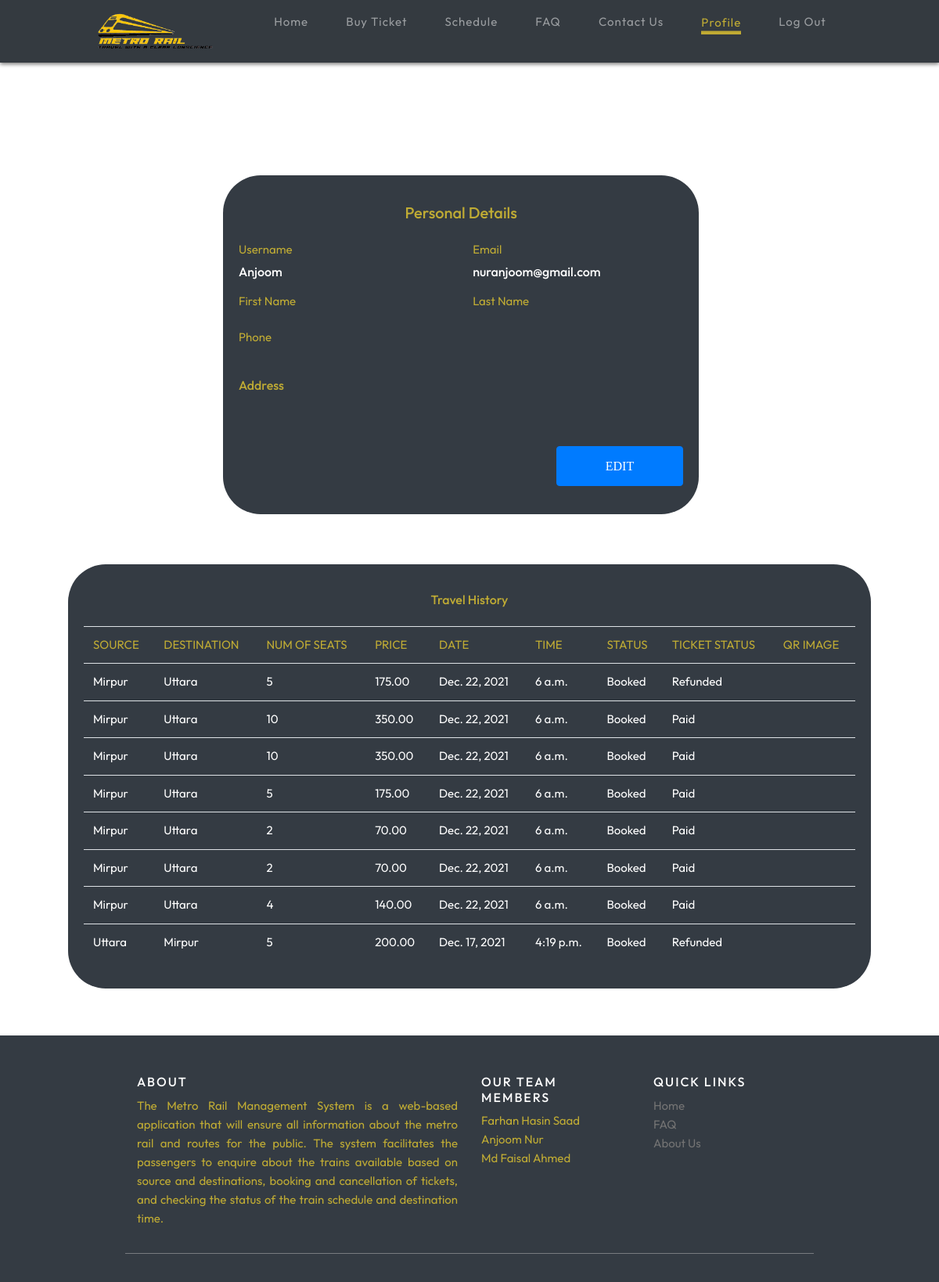
Before: /userprofile/ (signed in) with the older database file.
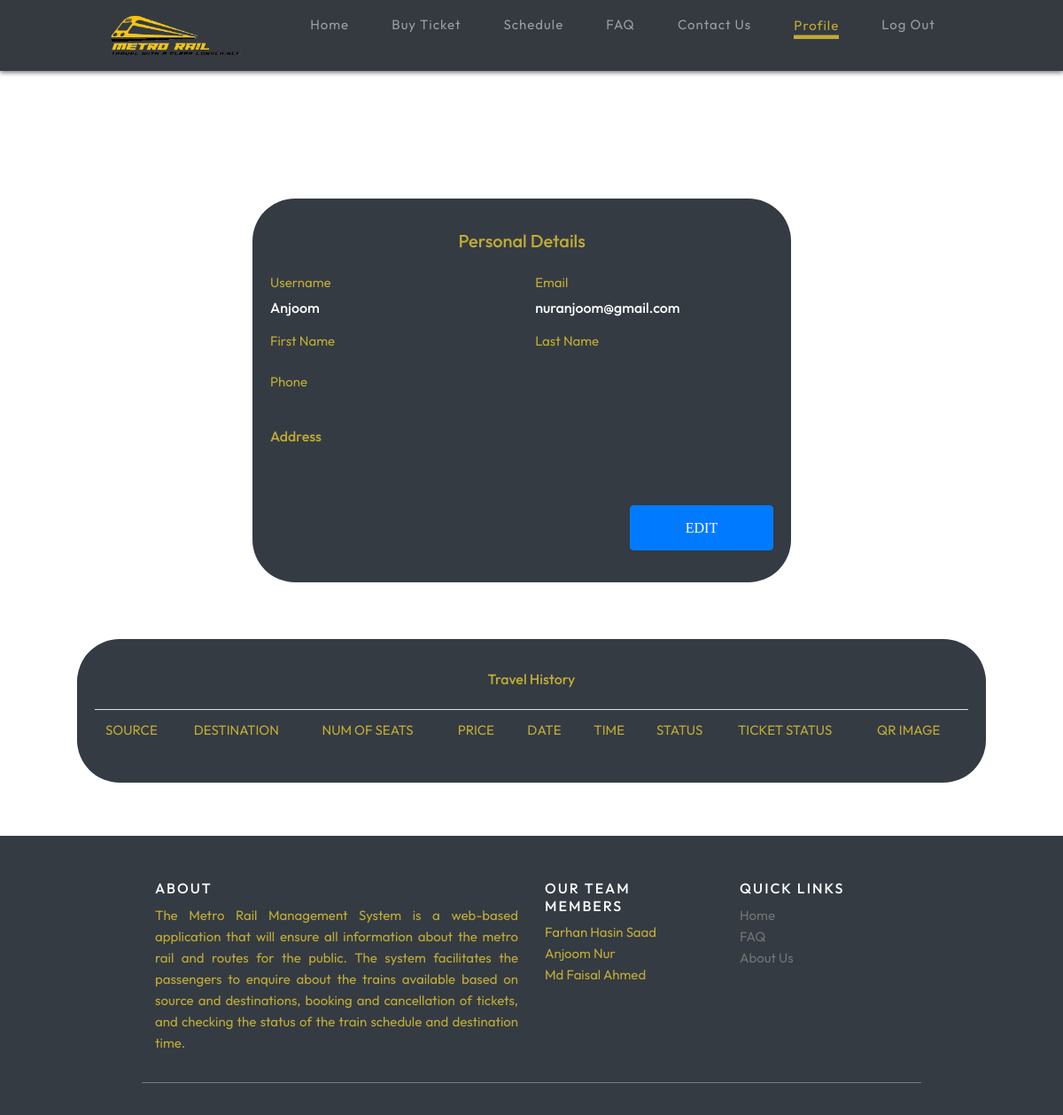
After: the same page with the newer database file.
### accounts/models.py (models this page shows, shortened)
class Book(models.Model):
    BOOKED = 'Booked'
    CANCELLED = 'Cancelled'
    CONFIRMED = 'Confirmed'
    PAID = 'Paid'
    NOT_PAID = 'Not_Paid'
    REFUNDED = 'Refunded'
    TICKET_STATUSES = ((BOOKED, 'Booked'),
                       (CANCELLED, 'Cancelled'),
                       (CONFIRMED,'Confirmed'))
    PAYMENT_STATUSES =((PAID, 'Paid'),
                       (NOT_PAID ,'Not_Paid'),
                       (REFUNDED , 'Refunded'))
    username = models.CharField(max_length=200)
    email = models.CharField(max_length=200)
    source = models.CharField(max_length=30)
    dest = models.CharField(max_length=30)
    routeid = models.IntegerField()
    nos = models.DecimalField(decimal_places=0, max_digits=2)
    price = models.DecimalField(decimal_places=2, max_digits=6)
    status = models.CharField(choices=TICKET_STATUSES, default=BOOKED, max_length=15)
    payment_status = models.CharField(choices= PAYMENT_STATUSES, default=NOT_PAID, max_length=30)
    date = models.DateField()
    time = models.TimeField()
    order_id = models.CharField(max_length=120, blank=True)
    code = models.ImageField(blank=True, upload_to='code')
    is_paid = models.BooleanField(default=False, blank=True)
    is_refunded = models.BooleanField(default=False, blank=True)
    @property
    def imageURL(self):
        try:
            url = self.code.url
        except:
            url = ''
        return url

### railapp/views.py (the view)
# urls.py: path('userprofile/', views.userprofile, name="userprofile"),
@login_required(login_url='log')
def userprofile(request,new={}):
    username_r = request.user.username
    user_r = request.user
    book_list = Book.objects.filter(username=username_r)
    gguser = GeneralUser.objects.filter(user=user_r)
    context = { 'gguser':gguser, 'book_list':book_list }
    if book_list:
        return render(request, 'railapp/userprofile.html', context)
    else:
        context["error"] = "Sorry no buses booked"
        return render(request, 'railapp/userprofile.html', context)

### railapp/templates/railapp/userprofile.html (shortened to what this page needs)
{% extends 'railapp/main.html' %}
{% block content %}
{% load static %}
<head>
<link rel="stylesheet" href="{% static 'css/contact.css' %}">
</head>
<body>
<div class="container">
  <div class="row gutters">
  <div class="col-xl-9 col-lg-9 col-md-12 col-sm-12 col-12">
  <div class="card h-100">
    <div class="card-body">
      <div class="row">
        <div class="col-xl-12 col-lg-12 col-md-12 col-sm-12 col-12">
          <h5 style="text-align:center;padding:1rem;" class="mb-2">Personal Details</h5>
        </div>
        <div class="col-xl-6 col-lg-6 col-md-6 col-sm-6 col-12">
          <div class="form-group">
            <label for="firstName">Username</label>
           <h6 style="color:white;"> {{ user.username }} </h6>
          </div>
        </div>
        <div class="col-xl-6 col-lg-6 col-md-6 col-sm-6 col-12">
          <div class="form-group">
            <label for="email">Email</label>
            <h6 style="color:white;"> {{ user.email }} </h6>
          </div>
        </div>
        <div class="col-xl-6 col-lg-6 col-md-6 col-sm-6 col-12">
          <div class="form-group">
            <label for="firstName">First Name</label>
          </div>
        </div>
        <div class="col-xl-6 col-lg-6 col-md-6 col-sm-6 col-12">
          <div class="form-group">
            <label for="lastName">Last Name</label>
          </div>
        </div>
        <div class="col-xl-6 col-lg-6 col-md-6 col-sm-6 col-12">
          <div class="form-group">
            <label for="phone">Phone</label>
          </div>
        </div>
      </div>
      <div class="row ">
        <div class="col-xl-12 col-lg-12 col-md-12 col-sm-12 col-12">
          <h6 class="mt-3 mb-2">Address</h6>
        </div>
      </div>
      <div class="row ">
        <div class="col-xl-12 col-lg-12 col-md-12 col-sm-12 col-12">
          <div class="text-right">
            <button type="button" id="submit" name="submit" class="btn btn-primary">Edit</button>
          </div>
        </div>
      </div>
    </div>
  </div>
  </div>
  </div>
  </div>
  <div class="thistory">
    <div class="col-xl-12 col-lg-9 col-md-12 col-sm-12 col-12">
    <div class="card h-100">
      <div class="card-body">
        <div class="account-settings">
          <div class="about">
            <h6 style="text-align:center;padding:1rem;">Travel History</h6>
            <table class="table table-striped">
              <thead style="background-color: #343b43;color: rgba(209, 185, 50, 0.89);">
              <td>SOURCE</td>
              <td>DESTINATION</td>
              <td>NUM OF SEATS</td>
              <td>PRICE</td>
              <td>DATE</td>
              <td>TIME</td>
              <td>STATUS</td>
              <td>TICKET STATUS</td>
              <td>QR IMAGE</td>
              </thead>
              <thead style="background-color: #343b43;color: rgb(255, 255, 255);">
              {% for row in book_list %}
              <tr>
                  <td>{{row.source}}</td>
                  <td>{{row.dest}}</td>
                  <td>{{row.nos}}</td>
                  <td>{{row.price}}</td>
                  <td>{{row.date}}</td>
                  <td>{{row.time}}</td>
                  <td>{{row.status}}</td>
                  <td>{{row.payment_status}}
                  <td><img style="width:6rem" src="{{row.imageURL}}"></td>
              </tr>
              {% endfor %}
              </thead>
          </table>
          </div>
        </div>
      </div>
    </div>
    </div>
    </div>
  <body>
  {% endblock content %}

Changed rows visible on the page:
removed Book: source "Mirpur", dest "Uttara", nos "5", price "175.00", date "Dec. 22, 2021", time "6 a.m.", status "Booked", payment_status "Refunded"
removed Book: source "Mirpur", dest "Uttara", nos "10", price "350.00", date "Dec. 22, 2021", time "6 a.m.", status "Booked", payment_status "Paid"
removed Book: source "Mirpur", dest "Uttara", nos "10", price "350.00", date "Dec. 22, 2021", time "6 a.m.", status "Booked", payment_status "Paid"
removed Book: source "Mirpur", dest "Uttara", nos "5", price "175.00", date "Dec. 22, 2021", time "6 a.m.", status "Booked", payment_status "Paid"
removed Book: source "Mirpur", dest "Uttara", nos "2", price "70.00", date "Dec. 22, 2021", time "6 a.m.", status "Booked", payment_status "Paid"
removed Book: source "Mirpur", dest "Uttara", nos "2", price "70.00", date "Dec. 22, 2021", time "6 a.m.", status "Booked", payment_status "Paid"
removed Book: source "Mirpur", dest "Uttara", nos "4", price "140.00", date "Dec. 22, 2021", time "6 a.m.", status "Booked", payment_status "Paid"
removed Book: source "Uttara", dest "Mirpur", nos "5", price "200.00", date "Dec. 17, 2021", time "4:19 p.m.", status "Booked", payment_status "Refunded"
